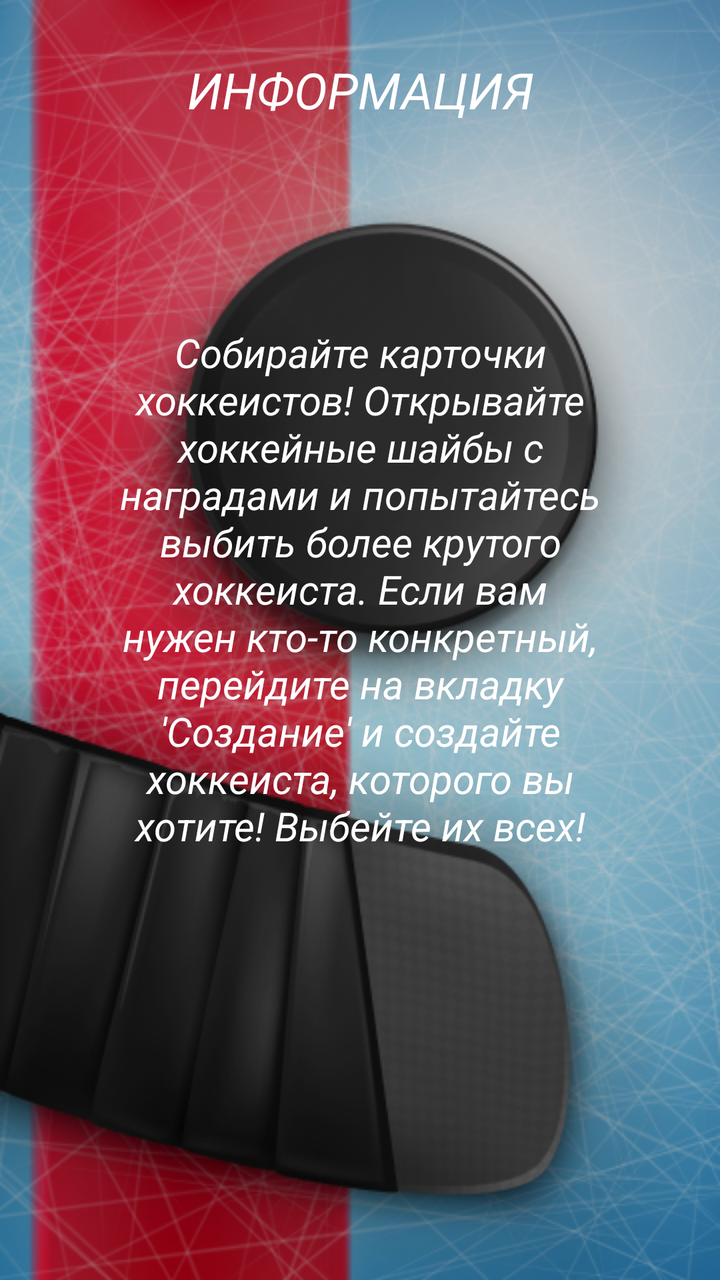
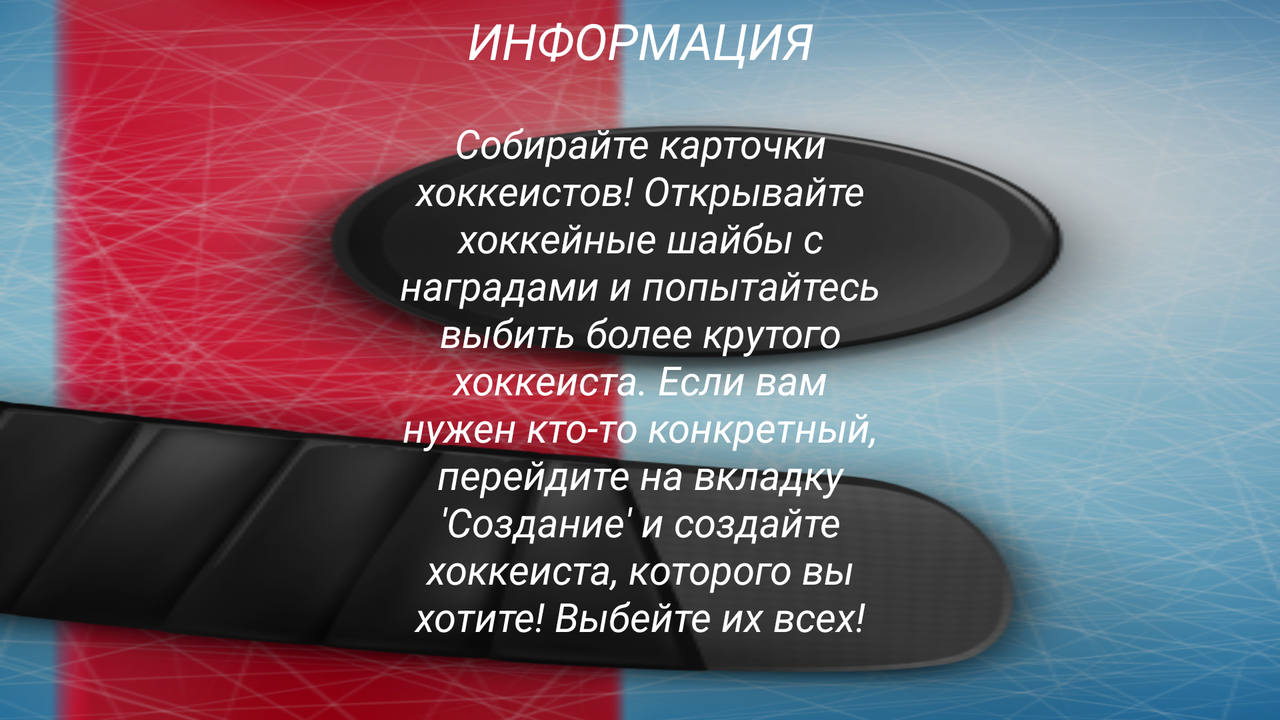

Compare how this app lays out the same screen by default and in its alternative resource folder. The renders come first, then the two layout files and the values they reference.
<!-- AndroidManifest.xml: application theme Theme.Hockeystone -->
<!-- res/layout/activity_information.xml -->
<?xml version="1.0" encoding="utf-8"?>
<androidx.constraintlayout.widget.ConstraintLayout xmlns:android="http://schemas.android.com/apk/res/android"
    xmlns:app="http://schemas.android.com/apk/res-auto"
    xmlns:tools="http://schemas.android.com/tools"
    android:layout_width="match_parent"
    android:layout_height="match_parent"
    android:background="@drawable/background"
    tools:context=".InformationActivity">

    <TextView
        android:layout_width="wrap_content"
        android:layout_height="wrap_content"
        android:layout_marginTop="28dp"
        android:text="ИНФОРМАЦИЯ"
        android:textAlignment="center"
        android:textColor="@color/white"
        android:textSize="25dp"
        android:textStyle="italic"
        app:layout_constraintEnd_toEndOf="parent"
        app:layout_constraintHorizontal_bias="0.5"
        app:layout_constraintStart_toStartOf="parent"
        app:layout_constraintTop_toTopOf="parent" />

    <ImageView
        android:id="@+id/imageview_home2"
        android:layout_width="34dp"
        android:layout_height="37dp"
        android:layout_marginStart="24dp"
        android:layout_marginTop="28dp"
        android:src="@drawable/home"
        app:layout_constraintStart_toStartOf="parent"
        app:layout_constraintTop_toTopOf="parent" />

    <TextView
        android:layout_width="275dp"
        android:layout_height="315dp"
        android:text="Собирайте карточки хоккеистов! Открывайте хоккейные шайбы с наградами и попытайтесь выбить более крутого хоккеиста. Если вам нужен кто-то конкретный, перейдите на вкладку 'Создание' и создайте хоккеиста, которого вы хотите! Выбейте их всех!"
        android:textAlignment="center"
        android:textColor="@color/white"
        android:textSize="20dp"
        android:textStyle="italic"
        app:layout_constraintBottom_toBottomOf="parent"
        app:layout_constraintEnd_toEndOf="parent"
        app:layout_constraintHorizontal_bias="0.5"
        app:layout_constraintStart_toStartOf="parent"
        app:layout_constraintTop_toTopOf="parent" />

</androidx.constraintlayout.widget.ConstraintLayout>
<!-- resources referenced by this layout -->
<resources>
  <!-- drawable background: png bitmap (drawable, 281460 bytes) -->
  <style name="Theme.Hockeystone" parent="Theme.MaterialComponents.DayNight.NoActionBar">
          
          <item name="colorPrimary">@color/purple_500</item>
          <item name="colorPrimaryVariant">@color/purple_700</item>
          <item name="colorOnPrimary">@color/white</item>
          
          <item name="colorSecondary">@color/teal_200</item>
          <item name="colorSecondaryVariant">@color/teal_700</item>
          <item name="colorOnSecondary">@color/black</item>
          
          <item name="android:statusBarColor">?attr/colorPrimaryVariant</item>
          
      </style>
</resources>
<!-- res/layout-land/activity_information.xml (the repository's variant of the layout above) -->
<!-- drawn on the phone turned sideways -->
<?xml version="1.0" encoding="utf-8"?>
<androidx.constraintlayout.widget.ConstraintLayout xmlns:android="http://schemas.android.com/apk/res/android"
    xmlns:app="http://schemas.android.com/apk/res-auto"
    xmlns:tools="http://schemas.android.com/tools"
    android:layout_width="match_parent"
    android:layout_height="match_parent"
    android:background="@drawable/background"
    tools:context=".InformationActivity">

    <TextView
        android:id="@+id/textView6"
        android:layout_width="wrap_content"
        android:layout_height="wrap_content"
        android:layout_marginTop="16dp"
        android:layout_marginBottom="3dp"
        android:text="ИНФОРМАЦИЯ"
        android:textAlignment="center"
        android:textColor="@color/white"
        android:textSize="25dp"
        android:textStyle="italic"
        app:layout_constraintBottom_toTopOf="@+id/textView4"
        app:layout_constraintEnd_toEndOf="parent"
        app:layout_constraintHorizontal_bias="0.5"
        app:layout_constraintStart_toStartOf="parent"
        app:layout_constraintTop_toTopOf="parent" />

    <ImageView
        android:id="@+id/imageview_home2"
        android:layout_width="34dp"
        android:layout_height="37dp"
        android:layout_marginStart="24dp"
        android:layout_marginTop="28dp"
        android:src="@drawable/home"
        app:layout_constraintStart_toStartOf="parent"
        app:layout_constraintTop_toTopOf="parent" />

    <TextView
        android:id="@+id/textView4"
        android:layout_width="275dp"
        android:layout_height="315dp"
        android:layout_marginTop="18dp"
        android:text="Собирайте карточки хоккеистов! Открывайте хоккейные шайбы с наградами и попытайтесь выбить более крутого хоккеиста. Если вам нужен кто-то конкретный, перейдите на вкладку 'Создание' и создайте хоккеиста, которого вы хотите! Выбейте их всех!"
        android:textAlignment="center"
        android:textColor="@color/white"
        android:textSize="20dp"
        android:textStyle="italic"
        app:layout_constraintBottom_toBottomOf="parent"
        app:layout_constraintEnd_toEndOf="parent"
        app:layout_constraintStart_toStartOf="parent"
        app:layout_constraintTop_toBottomOf="@+id/textView6" />

</androidx.constraintlayout.widget.ConstraintLayout>
